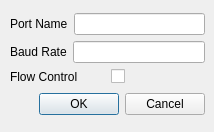
<?xml version="1.0" encoding="UTF-8"?>
<ui version="4.0">
 <class>PortConfig</class>
 <widget class="QDialog" name="PortConfig">
  <property name="windowModality">
   <enum>Qt::WindowModal</enum>
  </property>
  <property name="geometry">
   <rect>
    <x>0</x>
    <y>0</y>
    <width>214</width>
    <height>132</height>
   </rect>
  </property>
  <property name="sizePolicy">
   <sizepolicy hsizetype="Fixed" vsizetype="Fixed">
    <horstretch>0</horstretch>
    <verstretch>0</verstretch>
   </sizepolicy>
  </property>
  <property name="windowTitle">
   <string>Dialog</string>
  </property>
  <widget class="QWidget" name="layoutWidget">
   <property name="geometry">
    <rect>
     <x>10</x>
     <y>10</y>
     <width>195</width>
     <height>108</height>
    </rect>
   </property>
   <layout class="QVBoxLayout" name="verticalLayout_2">
    <item>
     <layout class="QVBoxLayout" name="verticalLayout">
      <item>
       <layout class="QHBoxLayout" name="horizontalLayout">
        <item>
         <widget class="QLabel" name="label">
          <property name="text">
           <string>Port Name</string>
          </property>
         </widget>
        </item>
        <item>
         <widget class="QLineEdit" name="portName"/>
        </item>
       </layout>
      </item>
      <item>
       <layout class="QHBoxLayout" name="horizontalLayout_2">
        <item>
         <widget class="QLabel" name="label_2">
          <property name="text">
           <string>Baud Rate</string>
          </property>
         </widget>
        </item>
        <item>
         <widget class="QLineEdit" name="baudRate"/>
        </item>
       </layout>
      </item>
      <item>
       <layout class="QHBoxLayout" name="horizontalLayout_3">
        <item>
         <widget class="QLabel" name="label_3">
          <property name="text">
           <string>Flow Control</string>
          </property>
         </widget>
        </item>
        <item>
         <widget class="QCheckBox" name="flowControl">
          <property name="text">
           <string/>
          </property>
         </widget>
        </item>
       </layout>
      </item>
     </layout>
    </item>
    <item>
     <widget class="QDialogButtonBox" name="buttonBox">
      <property name="orientation">
       <enum>Qt::Horizontal</enum>
      </property>
      <property name="standardButtons">
       <set>QDialogButtonBox::Cancel|QDialogButtonBox::Ok</set>
      </property>
     </widget>
    </item>
   </layout>
  </widget>
 </widget>
 <resources/>
 <connections>
  <connection>
   <sender>buttonBox</sender>
   <signal>accepted()</signal>
   <receiver>PortConfig</receiver>
   <slot>accept()</slot>
   <hints>
    <hint type="sourcelabel">
     <x>203</x>
     <y>108</y>
    </hint>
    <hint type="destinationlabel">
     <x>157</x>
     <y>131</y>
    </hint>
   </hints>
  </connection>
  <connection>
   <sender>buttonBox</sender>
   <signal>rejected()</signal>
   <receiver>PortConfig</receiver>
   <slot>reject()</slot>
   <hints>
    <hint type="sourcelabel">
     <x>203</x>
     <y>114</y>
    </hint>
    <hint type="destinationlabel">
     <x>213</x>
     <y>131</y>
    </hint>
   </hints>
  </connection>
 </connections>
</ui>
